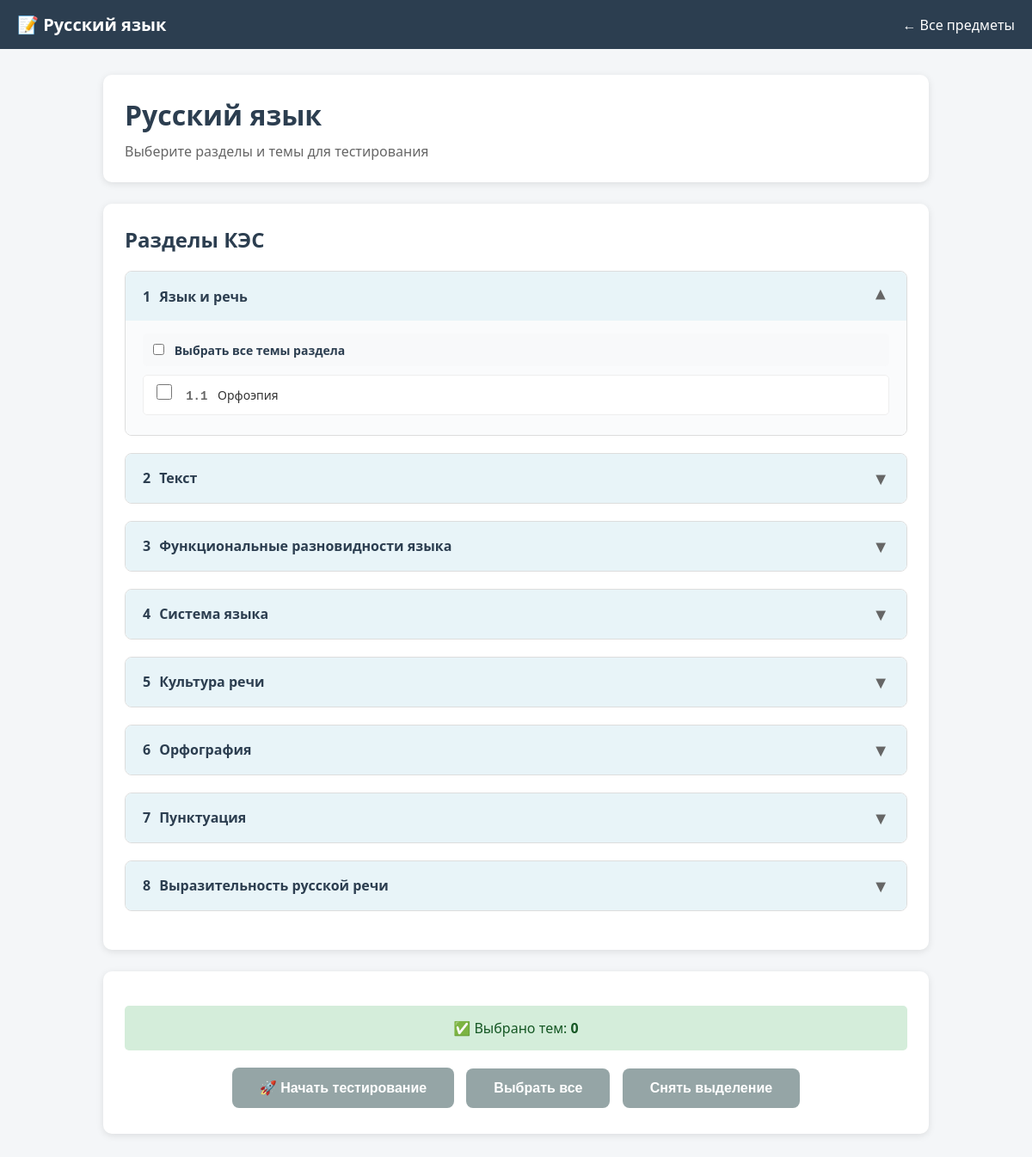
Page /topics/2 (signed in) on the committed database.
### tables this page shows
CREATE TABLE subjects (
            id INTEGER PRIMARY KEY,
            name TEXT UNIQUE NOT NULL
        );

CREATE TABLE sections (
            id INTEGER PRIMARY KEY AUTOINCREMENT,
            subject_id INTEGER NOT NULL,
            name TEXT NOT NULL,
            section_code TEXT,
            FOREIGN KEY(subject_id) REFERENCES subjects(id)
        );

CREATE TABLE tasks (
            id INTEGER PRIMARY KEY AUTOINCREMENT,
            subject_id INTEGER NOT NULL,
            section_id INTEGER,
            fipi_code TEXT,
            topic_name TEXT,
            difficulty TEXT,
            question_text TEXT NOT NULL,
            options_json TEXT,
            correct_answer TEXT NOT NULL,
            solution_text TEXT,
            FOREIGN KEY(subject_id) REFERENCES subjects(id),
            FOREIGN KEY(section_id) REFERENCES sections(id)
        );

### main.py (the view)
@app.route('/topics/<int:subject_id>')
@login_required
def topics_page(subject_id):
    conn = get_db()
    subject = conn.execute('SELECT * FROM subjects WHERE id = ?', (subject_id,)).fetchone()
    sections = conn.execute('SELECT * FROM sections WHERE subject_id = ? ORDER BY section_code',
                            (subject_id,)).fetchall()
    tasks = conn.execute('SELECT DISTINCT fipi_code, topic_name FROM tasks WHERE subject_id = ?',
                         (subject_id,)).fetchall()
    conn.close()
    return render_template('topics.html', subject=subject, sections=sections, tasks=tasks, username=session['username'])

### main.py (called while the page is built)
def get_db():
    conn = sqlite3.connect(DB_PATH)
    conn.row_factory = sqlite3.Row
    conn.execute("PRAGMA foreign_keys = ON;")
    return conn

def login_required(f):
    @wraps(f)
    def decorated(*args, **kwargs):
        if 'username' not in session:
            flash('Пожалуйста, войдите в систему', 'warning')
            return redirect(url_for('index'))
        return f(*args, **kwargs)
    return decorated

### templates/topics.html (shortened to what this page needs)
<!DOCTYPE html>
<html lang="ru">
<head>
</head>
<body>
    <header>
        <div class="title">📝 {{ subject.name }}</div>
        <a href="/subjects" class="back-link">← Все предметы</a>
    </header>
    <div class="container">
        <div class="subject-header">
            <h1>{{ subject.name }}</h1>
            <p style="color: #666;">Выберите разделы и темы для тестирования</p>
        </div>
        <form id="topicsForm">
            <div class="sections-container">
                <h2 style="margin-bottom: 20px; color: #2c3e50;">Разделы КЭС</h2>
                {% for section in sections %}
                <div class="section-item" id="section_block_{{ section.id }}">
                    <div class="section-header" onclick="toggleSection({{ section.id }})">
                        <div class="section-title">
                            <span>{{ section.section_code }}</span>
                            <span>{{ section.name }}</span>
                        </div>
                        <span class="section-toggle">▼</span>
                    </div>
                    <div class="topics-list" id="topics_{{ section.id }}">
                        <div class="select-all-section">
                            <label>
                                <input type="checkbox" onchange="toggleAllTopics({{ section.id }}, this.checked)">
                                Выбрать все темы раздела
                            </label>
                        </div>
                        {% for task in tasks if task.fipi_code and task.fipi_code.startswith(section.section_code + '.') %}
                        <div class="topic-item">
                            <input type="checkbox"
                                   id="topic_{{ task.fipi_code }}"
                                   name="topics"
                                   value="{{ task.fipi_code }}"
                                   class="topic-checkbox"
                                   data-section="{{ section.id }}"
                                   onchange="updateCount()">
                            <label for="topic_{{ task.fipi_code }}">
                                <span class="topic-code">{{ task.fipi_code }}</span>
                                {{ task.topic_name or 'Тема ' + task.fipi_code }}
                            </label>
                        </div>
                        {% else %}
                        <div style="color: #999; padding: 10px; font-style: italic;">
                            По этому разделу пока нет заданий
                        </div>
                        {% endfor %}
                    </div>
                </div>
                {% endfor %}
            </div>
            <div class="controls">
                <div class="selected-info">
                    ✅ Выбрано тем: <strong id="countSelected">0</strong>
                </div>
                <button type="button" class="btn" onclick="startTest()" id="startBtn" disabled>
                    🚀 Начать тестирование
                </button>
                <button type="button" class="btn btn-secondary" onclick="selectAll()">
                    Выбрать все
                </button>
                <button type="button" class="btn btn-secondary" onclick="deselectAll()">
                    Снять выделение
                </button>
            </div>
        </form>
    </div>
</body>
</html>

### templates/topics.html (style rules this page uses)
* { box-sizing: border-box; margin: 0; padding: 0; }
body { font-family: 'Segoe UI', Arial, sans-serif; background: #f4f6f8; }
header { background: #2c3e50; color: white; padding: 15px 20px; display: flex; justify-content: space-between; align-items: center; }
.title { font-size: 20px; font-weight: 600; }
.back-link { color: white; text-decoration: none; }
.container { max-width: 1000px; margin: 0 auto; padding: 30px 20px; }
.subject-header { background: white; padding: 25px; border-radius: 10px; margin-bottom: 25px; box-shadow: 0 2px 8px rgba(0,0,0,0.1); }
.subject-header h1 { color: #2c3e50; margin-bottom: 10px; }
.sections-container { background: white; border-radius: 10px; padding: 25px; margin-bottom: 25px; box-shadow: 0 2px 8px rgba(0,0,0,0.1); }
.section-item { margin-bottom: 20px; border: 1px solid #ddd; border-radius: 8px; overflow: hidden; }
.section-header { background: #e8f4f8; padding: 15px 20px; cursor: pointer; display: flex; justify-content: space-between; align-items: center; transition: background 0.2s; }
.section-title { font-size: 16px; font-weight: 600; color: #2c3e50; display: flex; align-items: center; gap: 10px; }
.section-toggle { font-size: 20px; color: #666; transition: transform 0.3s; }
.section-item.open .section-toggle { transform: rotate(180deg); }
.topics-list { display: none; padding: 15px 20px; background: #fafbfc; }
.section-item.open .topics-list { display: block; }
.topic-item { margin: 8px 0; padding: 10px 15px; background: white; border-radius: 5px; border: 1px solid #eee; transition: all 0.2s; }
.topic-item input[type="checkbox"] { margin-right: 12px; width: 18px; height: 18px; cursor: pointer; }
.topic-item label { cursor: pointer; color: #333; font-size: 14px; line-height: 1.4; }
.topic-code { color: #666; font-weight: 600; margin-right: 8px; font-family: monospace; }
.controls { background: white; padding: 25px; border-radius: 10px; box-shadow: 0 2px 8px rgba(0,0,0,0.1); text-align: center; position: sticky; bottom: 20px; }
.selected-info { margin: 15px 0; padding: 15px; background: #d4edda; border-radius: 5px; color: #155724; font-size: 16px; }
.btn { padding: 14px 32px; background: #2c3e50; color: white; border: none; border-radius: 8px; font-size: 16px; font-weight: 600; cursor: pointer; transition: background 0.2s; margin: 5px; }
.btn:disabled { background: #95a5a6; cursor: not-allowed; }
.btn-secondary { background: #95a5a6; }
.select-all-section { margin-bottom: 10px; padding: 8px 12px; background: #f8f9fa; border-radius: 5px; }
.select-all-section label { cursor: pointer; font-weight: 600; color: #2c3e50; font-size: 14px; }
.select-all-section input { margin-right: 8px; }

### rows in the picture
subjects: name "Русский язык"
sections: section_code "1", name "Язык и речь"
tasks: fipi_code "1.1", topic_name "Орфоэпия"
sections: section_code "2", name "Текст"
sections: section_code "3", name "Функциональные разновидности языка"
sections: section_code "4", name "Система языка"
sections: section_code "5", name "Культура речи"
sections: section_code "6", name "Орфография"
sections: section_code "7", name "Пунктуация"
sections: section_code "8", name "Выразительность русской речи"
